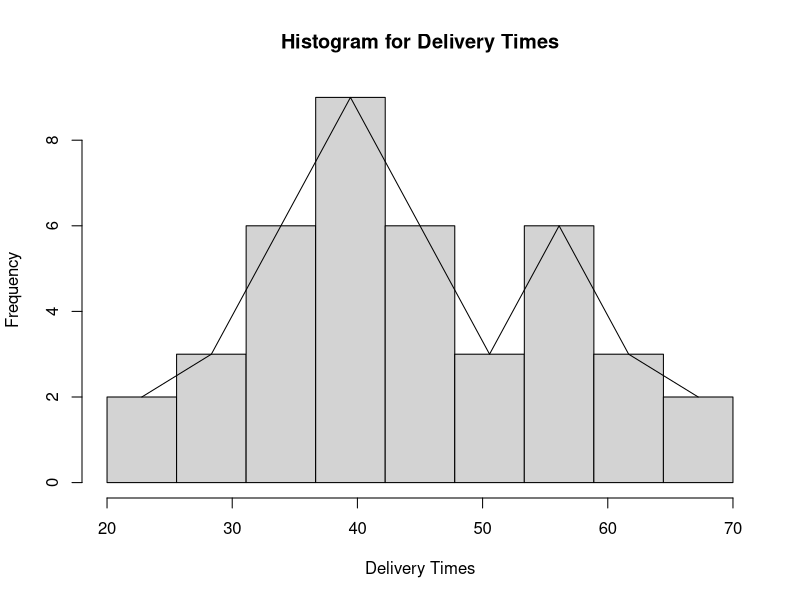
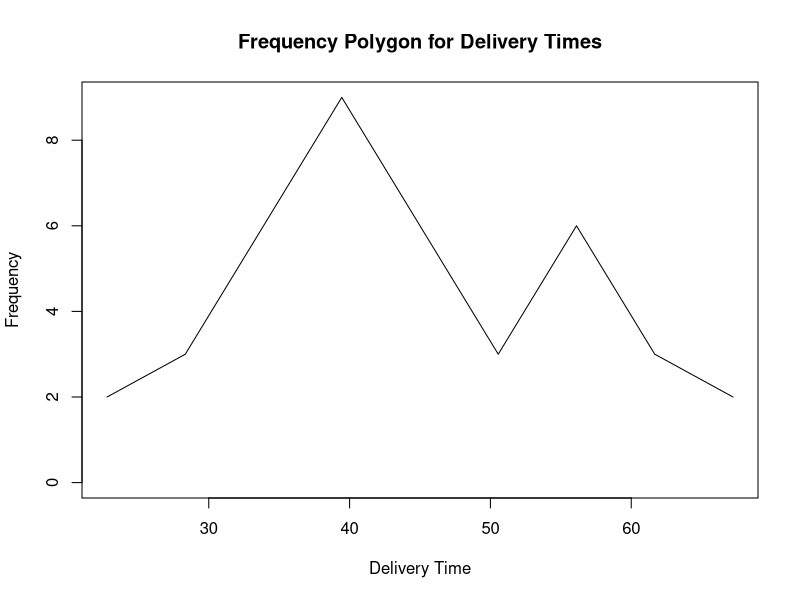
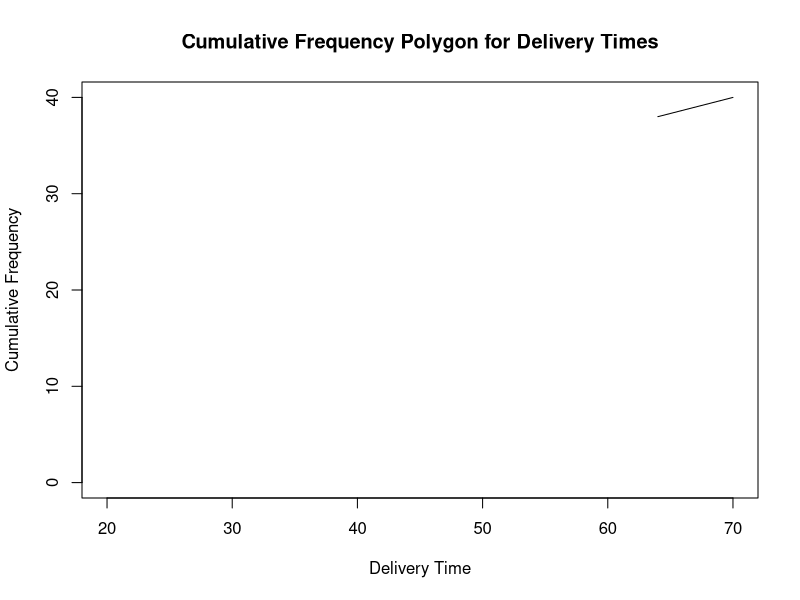

Generate these figures, in order, with R:
getwd()
setwd("D:\\SLIIT\\Y2S1\\Modules\\IT2120 - Probability and Statistics\\Lab Submissions\\Week 05\\IT24102798")
getwd()


# Question 01

data <- read.table("Exercise - Lab 05.txt", header = TRUE, sep = ",")
Delivery_Times <- data.frame(data)
names(Delivery_Times) <- c("Delivery_Time")
attach(Delivery_Times)


# Question 02

str(Delivery_Times)
histogram_for_delivery_times <- hist(Delivery_Time, 
                                     main = "Histogram for Delivery Times", 
                                     xlab = "Delivery Times", 
                                     ylab = "Frequency", 
                                     breaks = seq(20, 70, length = 10), 
                                     right = FALSE)


# Question 03

# The 4th bar has the most frequency, which is 8 while the 1st and 9th bars have the least frequency, which is 2.
# The graph is slightly skewed to the left side.


# Question 04

breaks <- round(histogram_for_delivery_times$breaks)
freq <- histogram_for_delivery_times$counts
mids <- histogram_for_delivery_times$mids

classes <- c()

for (i in 1:(length(breaks) - 1)) {
  classes[i] <- paste0("[", breaks[i], ",", breaks[i + 1], ")")
}

cbind(Classes = classes, Frequency = freq)

lines(mids, freq)

plot(mids, freq, type = 'l', main = "Frequency Polygon for Delivery Times", xlab = "Delivery Time", ylab = "Frequency", ylim = c(0, max(freq)))

cum.freq <- cumsum(freq)

new <- c()

for(i in i:length(breaks)) {
  if (i == 1) {
    new[i] = 0
  } else {
    new[i] = cum.freq[i-1]
  }
}

plot(breaks, new, type = 'l', main = "Cumulative Frequency Polygon for Delivery Times", xlab = "Delivery Time", ylab = "Cumulative Frequency", ylim = c(0, max(cum.freq)))

cbind(Upper = breaks, CumFreq = new)

